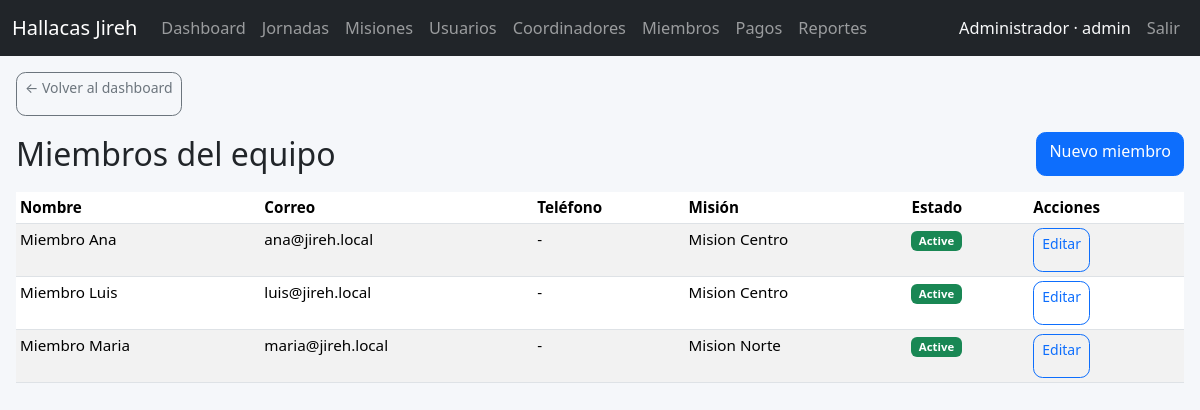
/index.php?r=members (signed in), run on the app's committed database.
### tables this page shows
CREATE TABLE IF NOT EXISTS users (
  id INT AUTO_INCREMENT PRIMARY KEY,
  name VARCHAR(120) NOT NULL,
  email VARCHAR(190) NOT NULL UNIQUE,
  password_hash VARCHAR(255) NOT NULL,
  role ENUM('admin','coordinator','jornada_admin','member') NOT NULL DEFAULT 'member',
  mission_id INT NULL,
  jornada_id INT NULL,
  phone VARCHAR(40) NULL,
  status ENUM('active','inactive') NOT NULL DEFAULT 'active',
  created_at DATETIME NOT NULL DEFAULT CURRENT_TIMESTAMP,
  updated_at DATETIME NOT NULL DEFAULT CURRENT_TIMESTAMP ON UPDATE CURRENT_TIMESTAMP,
  FOREIGN KEY (mission_id) REFERENCES missions(id) ON DELETE SET NULL
);

CREATE TABLE IF NOT EXISTS missions (
  id INT AUTO_INCREMENT PRIMARY KEY,
  name VARCHAR(120) NOT NULL,
  code VARCHAR(40) NOT NULL UNIQUE,
  description TEXT NULL,
  coordinator_id INT NULL,
  status ENUM('active','inactive') NOT NULL DEFAULT 'active',
  created_at DATETIME NOT NULL DEFAULT CURRENT_TIMESTAMP,
  updated_at DATETIME NOT NULL DEFAULT CURRENT_TIMESTAMP ON UPDATE CURRENT_TIMESTAMP
);

### app/controllers/MemberController.php (called while the page is built, shortened)
<?php
class MemberController {
    public static function index(): void {
        if (Auth::isAdmin()) {
            $members = User::all('member');
        }
        include BASE_PATH . '/app/views/members/index.php';
    }
}

### app/auth.php (called while the page is built, shortened)
<?php
class Auth {
    public static function user(): ?array { return $_SESSION['user'] ?? null; }
    public static function role(): string { return self::user()['role'] ?? 'guest'; }
    public static function isAdmin(): bool { return self::role() === 'admin'; }
}

### app/models/User.php (called while the page is built, shortened)
<?php
class User {
    public static function all(string $role = '', ?int $missionId = null): array {
        $sql = 'SELECT u.*, m.name AS mission_name, (SELECT GROUP_CONCAT(j.name SEPARATOR ", ") FROM user_jornada uj JOIN jornadas j ON j.id=uj.jornada_id WHERE uj.user_id=u.id) AS jornada_name FROM users u LEFT JOIN missions m ON m.id=u.mission_id WHERE 1=1';
        $p = [];
        if ($role) { $sql .= ' AND u.role = ?'; $p[] = $role; }
        $sql .= ' ORDER BY u.name';
        return DB::query($sql, $p)->fetchAll();
    }
}

### app/db.php (called while the page is built)
<?php
class DB {
    private static ?PDO $pdo = null;
    public static function connect(): PDO {
        if (self::$pdo === null) {
            $dsn = 'mysql:host=' . DB_HOST . ';port=' . DB_PORT . ';dbname=' . DB_NAME . ';charset=utf8mb4';
            $options = [
                PDO::ATTR_ERRMODE => PDO::ERRMODE_EXCEPTION,
                PDO::ATTR_DEFAULT_FETCH_MODE => PDO::FETCH_ASSOC,
                PDO::ATTR_EMULATE_PREPARES => false,
            ];
            try {
                self::$pdo = new PDO($dsn, DB_USER, DB_PASS, $options);
            } catch (PDOException $e) {
                error_log('DB connection failed: ' . $e->getMessage());
                http_response_code(500);
                die('No se pudo conectar a la base de datos.');
            }
        }
        return self::$pdo;
    }
    public static function query(string $sql, array $params = []): PDOStatement {
        $stmt = self::connect()->prepare($sql);
        $stmt->execute($params);
        return $stmt;
    }
}

### app/views/members/index.php (the view, shortened to what this page needs)
<?php include BASE_PATH . '/app/views/partials/header.php';
page_back('dashboard', 'Volver al dashboard');
?>
<div class="d-flex flex-column flex-sm-row justify-content-between align-items-stretch align-items-sm-center gap-2 mb-3">
  <div>
    <h2 class="mb-0">Miembros del equipo</h2>
  </div>
  <a class="btn btn-primary" href="<?= url('member_create') ?>">Nuevo miembro</a>
</div>
<div class="table-responsive">
<table class="table table-striped table-hover table-sm">
  <thead>
    <tr><th>Nombre</th><th>Correo</th><th>Teléfono</th><?php if (Auth::isAdmin()): ?><th>Misión</th><?php endif; ?><th>Estado</th><th>Acciones</th></tr>
  </thead>
  <tbody>
  <?php if (empty($members)): ?>
  <tr><td colspan="<?= Auth::isAdmin() ? 6 : 5 ?>" class="text-muted text-center py-4">No hay miembros registrados</td></tr>
  <?php else: foreach ($members as $m): ?>
  <tr>
    <td><?= h($m['name']) ?></td>
    <td><?= h($m['email']) ?></td>
    <td><?= h($m['phone'] ?? '-') ?></td>
    <?php if (Auth::isAdmin()): ?><td><?= h($m['mission_name'] ?? '-') ?></td><?php endif; ?>
    <td><?= status_badge($m['status']) ?></td>
    <td>
      <a class="btn btn-sm btn-outline-primary" href="<?= url('member_edit', ['id' => (int)$m['id']]) ?>">Editar</a>
    </td>
  </tr>
  <?php endforeach; endif; ?>
  </tbody>
</table>
</div>
<?php include BASE_PATH . '/app/views/partials/footer.php'; ?>

### app/helpers.php (shortened to what this page needs)
<?php
function page_back(string $route, string $label = 'Volver', array $params = []): void {
    echo '<a href="' . h(url($route, $params)) . '" class="btn btn-outline-secondary btn-sm mb-3">&larr; ' . h($label) . '</a>';
}
function url(string $route = '', array $params = []): string {
    $q = array_merge(['r' => $route], $params);
    return '/index.php?' . http_build_query($q);
}
function h($v): string {
    return htmlspecialchars((string)($v ?? ''), ENT_QUOTES, 'UTF-8');
}
function status_badge(string $status): string {
    $map = [
        'pendiente' => 'danger',
        'parcial' => 'warning',
        'pagado' => 'success',
        'open' => 'primary',
        'closed' => 'secondary',
        'active' => 'success',
        'inactive' => 'secondary',
    ];
    $c = $map[$status] ?? 'secondary';
    return '<span class="badge bg-' . $c . '">' . h(ucfirst($status)) . '</span>';
}

### public/assets/css/app.css (style rules this page uses)
:root { --brand:#0d6efd; }
body { background-color:#f5f7fa; font-size:1rem; }
.btn { border-radius:.6rem; min-height:44px; }
.table { font-size:.9rem; }
.table-responsive { -webkit-overflow-scrolling:touch; }
@media (min-width: 768px) { body { font-size:1.02rem; } }
@media (min-width: 768px) { .table { font-size:.95rem; } }

### data on the page
users: name "Miembro Ana", email "ana@jireh.local", phone "-", mission.name "Mision Centro", status "Active"
users: name "Miembro Luis", email "luis@jireh.local", phone "-", mission.name "Mision Centro", status "Active"
users: name "Miembro Maria", email "maria@jireh.local", phone "-", mission.name "Mision Norte", status "Active"

### other printed values
APP_NAME "Hallacas Jireh"
Auth::user()['name'] "Administrador"
Auth::role() "admin"
$label "Volver al dashboard"
